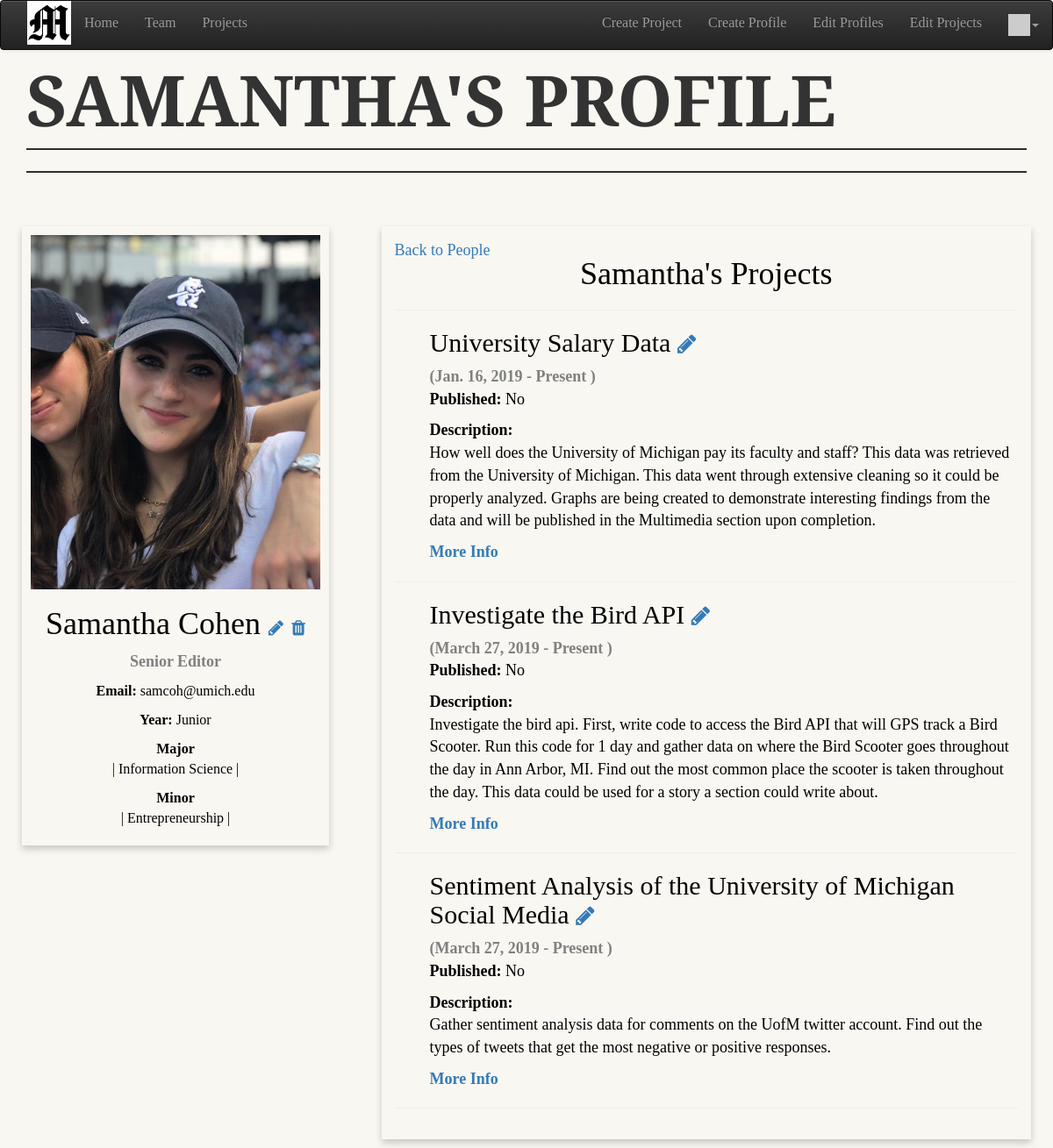
/people/1 (signed in), run on the app's committed database.
### catalog/models.py (models this page shows, shortened)
class People(models.Model):
    first_name = models.CharField(max_length = 20, help_text = "Enter your first name")
    last_name = models.CharField(max_length = 20, help_text = "Enter your last name")
    start_date = models.DateField(help_text = "Enter the date you started working for the Data Engineering team")
    end_date = models.DateField(null = True, blank = True, help_text = "Enter the date you stopped working for the Data Engineering team (do not enter anything if you still work for the team)")
    email = models.EmailField(help_text = "Enter your Umich email")
    umich_id = models.IntegerField(help_text = "Enter your umichid")
    phone_number = models.IntegerField(help_text = "Enter your Phone Number")
    FRESHMAN = 'FR'
    SOPHOMORE = 'SO'
    JUNIOR = 'JR'
    SENIOR = 'SR'
    YEAR_IN_SCHOOL_CHOICES = (
        (FRESHMAN, 'Freshman'),
        (SOPHOMORE, 'Sophomore'),
        (JUNIOR, 'Junior'),
        (SENIOR, 'Senior'),
      )
    year_in_school = models.CharField(max_length =2, choices = YEAR_IN_SCHOOL_CHOICES, default = 'FR')
    member = "MEM"
    senior_editor = "SRE"
    ROLE_CHOICES = (
        (member, 'Member'),
        (senior_editor, 'Senior Editor'),
    )
    role = models.CharField(max_length=3, choices = ROLE_CHOICES, default= member)
    date_of_birth = models.DateField(null = True, help_text= "Enter Your Birthday")
    picture = models.ImageField(upload_to = 'pictures/',max_length = 400, default = 'pictures/no-photo.jpg')
    projects = models.ManyToManyField('Project', through = 'People_Project', help_text = "Select all Projects you have worked on.(Hold down 'Control', or 'Command' on a Mac, to select more than one)", blank = True,verbose_name='Project(s)' )
    majors = models.ManyToManyField('Major', through = 'People_Major', help_text = "Select your major(s).(Hold down 'Control', or 'Command' on a Mac, to select more than one)", blank = True,verbose_name='Major(s)', default = "Undeclared")
    minors = models.ManyToManyField('Minor', through = 'People_Minor', help_text = "Select your minor(s).(Hold down 'Control', or 'Command' on a Mac, to select more than one)", blank = True, verbose_name='Minor(s)')
    class Meta:
        ordering = ['last_name', 'first_name']
        verbose_name = "People"

class Major(models.Model):
    name = models.CharField(max_length = 100, help_text = "Major Name")
    peoples = models.ManyToManyField('People', through = 'People_Major', blank = True, default= "None")
    class Meta:
        ordering = ['name']
    def __str__(self):
        return self.name

class Minor(models.Model):
    name = models.CharField(max_length = 100, help_text = "Minor Name")
    peoples = models.ManyToManyField('People', through = 'People_Minor', blank = True, default= "None")
    class Meta:
        ordering = ['name']
    def __str__(self):
        return self.name

class Project(models.Model):
    name = models.CharField(max_length = 300, help_text = "Project Name")
    description = models.TextField(max_length = 100000, help_text = "Write Project description")
    start_date = models.DateField(help_text = "Enter the project start date", null = True)
    end_date = models.DateField(help_text = "Enter the project end date (leave blank if no end date)", null = True, blank =True)
    published_choices = (
        ("Yes", "Yes"),
        ("No", "No")
    )
    published = models.CharField(max_length = 3, choices = published_choices, default = 'No')
    section = models.ForeignKey("Section",on_delete=models.SET_NULL, null=True, blank = True, verbose_name= "Section of Newspaper Published")
    peoples = models.ManyToManyField('People', through = 'People_Project', verbose_name = "contributors", help_text = "Select all individuals who contributed to the project. (Hold down 'Control', or 'Command' on a Mac, to select more than one)",  blank = True, default= "None" )
    BACKEND_PROGRESS = (
        ('None', 'None'),
        ('Data Collection', 'Data Collection'),
        ('Data Cleaning', 'Data Cleaning'),
        ('Data Analysis', 'Data Analysis'),
        ('Insight Report', 'Insight Report'),
      )
    backend_progress = models.CharField(max_length = 100, choices = BACKEND_PROGRESS , default = 'None' ,
        help_text = "Backend Progress Stages: (1) Data Collection, (2) Data Cleaning, (3) Data Analysis, (4) Insight Report. Please select the stage of the project last completed. If none of the stages are completed please select None.")
    class Meta:
        ordering = ['start_date', 'end_date']

### catalog/views.py (the view)
# urls.py: path('people/<int:pk>', views.PeopleDetailView.as_view(), name='people-detail'),
class PeopleDetailView(generic.DetailView):
    model = People
    template_name = "catalog/people_detail.html"

### catalog/templatetags/app_tags.py (called while the page is built)
@register.filter(name='gravatar')
def gravatar(user, size=35):
    email = str(user.email.strip().lower()).encode('utf-8')
    email_hash = md5(email).hexdigest()
    url = "//www.gravatar.com/avatar/{0}?s={1}&d=identicon&r=PG"
    return url.format(email_hash, size)

### catalog/templates/catalog/people_detail.html (shortened to what this page needs)
{% extends "base_generic.html" %}
{% block content %}
<head>
   <header style = "text-align:center;"> {{people.first_name}}'s Profile </header>
</head>
<div class = "subhead">
  </div>
<body>
  <br></br>
<div  class ="row">
  <div class = "column-left">
    <div class = "card" >
      <div class = "font-color-black">
      <img src="{{ people.picture.url }}" style = 'width:100%' >
      <h1 style= "text-align:center">{{people.first_name}} {{people.last_name}}   {% if user.is_authenticated %}
          <a href="{% url 'people_update' people.pk %}" style="font-size:20px"><i class="fa fa-pencil"></i></a>
          {% endif %}
          {% if user.is_staff %}
          <a href="{% url 'people_delete' people.pk %}"style="font-size:20px"><i class="fa fa-trash"></i></a>
          {%endif%}</h1>
      <p class="title" style = "font-size:18px;text-align:center;"><strong> {% if people.role == "SRE" %}Senior Editor{% else %}Member{% endif %}</strong></p>
      <p style = "font-size:16px"><strong> Email: </strong> {{ people_major }}{{people.email}}  </p>
      <p style = "font-size:16px"> <strong>Year:</strong> {% if people.year_in_school == 'FR' %} Freshman {% endif %}
          {% if people.year_in_school == 'SO' %} Sophomore {% endif %}{% if people.year_in_school == 'JR' %}
              Junior {% endif %}{% if people.year_in_school == 'SR' %} Senior {% endif %} </p>
    <p style = "font-size:16px">{% if people.majors.all %} <strong>Major</strong><br>| {% for major in people.majors.all %} {{ major }} | {%endfor%} {%else%}<strong>Major: </strong>Undeclared{%endif%}</p>
    <p style = "font-size:16px">{% if people.minors.all %}  <strong>Minor</strong> <br> | {% for minor in people.minors.all %} {{ minor }} | {%endfor%} {%endif%} </br></p>
</div>
</div>
</div>
{% if people.projects.all %}
<div class = "column-right">
  <div class = "card_projects">
      <a href="{% url 'people' %}" style = "font-size:18px;position:absolute;float:right;"> Back to People </a>
      <div class = "font-color-black">
    <h1 style="text-align:center"> {{people.first_name}}'s Projects </h1>
    <hr>
{% for project in people.projects.all %}
        <ul>
          <h2>{{ project.name }}
            {% if user.is_authenticated %}
            <a href="{% url 'project_update' project.pk %}" style="font-size:25px"><i class="fa fa-pencil"></i></a>
            {%endif%} </h2><strong class = "title" style= "font-size:18px"> ({{ project.start_date }} - {% if project.end_date %}{{ project.end_date }} {% else %} Present {% endif %})</strong>
          <p style= "font-size:18px"><strong>Published: </strong>{{ project.published }}
        <p style= "font-size:18px" ><strong>Description: </strong><br> {{ project.description }}</br></p>
        <p style= "font-size:18px"> <a href="{% url 'project-detail' project.pk %}"><strong> More Info </strong></a>
        </ul>
        <hr>
{% endfor %}
</div>
</div>
</div>
</div>
{%endif%}
</body>
{% endblock %}

### catalog/templates/base_bootstrap.html (style rules this page uses)
body { font-family: "Fira Sans"; font-style: normal; font-variant: normal; font-weight: 500; font-size: 18px; background-color: #f9f7f1; }
h1 { font-family: "Fira Sans"; font-style: 45; font-variant: normal; font-weight: 500; }
h2 { font-family: "Fira Sans"; font-style: normal; font-style: 40; font-variant: normal; font-weight:500; }
p { font-family: "Fira Sans" font-style: normal; font-variant: normal; font-weight: 400; font-size: 14px; }

### catalog/templates/catalog/people_detail.html (style rules this page uses)
.card { margin: left; box-shadow: 0 4px 8px 0 rgba(0, 0, 0, 0.2); max-width: 350px; padding: 10px; text-align: center; background-color: #f9f7f1; }
.title { color: grey; font-size: 18px; }
.card_projects { box-shadow: 0 4px 8px 0 rgba(0, 0, 0, 0.2); max-width: auto; height: auto; padding: 15px; text-align: left; background-color: #f9f7f1; }
.font-color-black { color: black; }
header { font-family: 'Playfair Display', serif; font-weight:900; font-size: 80px; text-transform: uppercase; display: inline-block; line-height: 72px; margin-bottom: 20px; text-align: center; }
.column-right { width: 65%; float: right; padding: 10px;  }
.column-left { width: 35%; float: left; padding: 10px; }
.row:after { content: ""; display: table; clear: both; }
hr { color: #708090; }

### data on the page
People: first_name "SAMANTHA", picture (picture), first_name "Samantha", last_name "Cohen", email "samcoh@umich.edu"
Major: name "Information Science"
Minor: name "Entrepreneurship"
Project: name "University Salary Data", start_date "Jan. 16, 2019", shows "Present", published "No", description "How well does the University of Michigan pay its faculty and staff? This data was retrieved from the University of Michigan. This data went through extensive cleaning so it could be properly analyzed. Graphs are being created to demonstrate interesting findings from the data and will be published in the Multimedia section upon completion."
Project: name "Investigate the Bird API", start_date "March 27, 2019", shows "Present", published "No", description "Investigate the bird api. First, write code to access the Bird API that will GPS track a Bird Scooter. Run this code for 1 day and gather data on where the Bird Scooter goes throughout the day in Ann Arbor, MI. Find out the most common place the scooter is taken throughout the day. This data could be used for a story a section could write about."
Project: name "Sentiment Analysis of the University of Michigan Social Media", start_date "March 27, 2019", shows "Present", published "No", description "Gather sentiment analysis data for comments on the UofM twitter account. Find out the types of tweets that get the most negative or positive responses."
